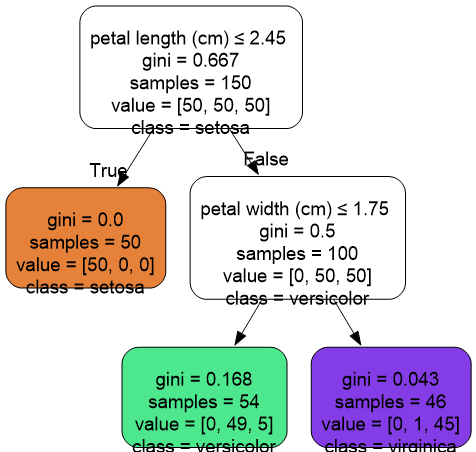
#> input picture 11-ml/ML3/Kit apprenants/iris_tree.png, 476 x 452 px
$ jupyter execute --allow-errors 'ML3.1 - Algorithms Kit Eleve.ipynb'
#> lines starting #> are read from the running program, lines starting #| are printed output that depends on the picture
## Packages

[cell 1]
import numpy as np
import pandas as pd
import matplotlib.pyplot as plt
from sklearn.datasets import load_iris

## Resources
General:
- Hands on Machine Learning with scikit-learn and tensorflow, chapter 5, 6, 7

- Machine Learnia : https://www.youtube.com/watch?v=w_bLGK4Pteo

Decision Trees:
- https://scikit-learn.org/stable/modules/tree.html
- https://www.youtube.com/watch?v=ZVR2Way4nwQ
- https://www.youtube.com/watch?v=sgQAhG5Q7iY

Random Forests:
- https://scikit-learn.org/stable/modules/generated/sklearn.ensemble.RandomForestClassifier.html
- https://towardsdatascience.com/random-forest-in-python-24d0893d51c0
- https://www.youtube.com/watch?v=v6VJ2RO66Ag

SVM:
- https://scikit-learn.org/stable/modules/svm.html
- https://dev.to/adityarohilla94/a-brief-introduction-to-support-vector-machine-4ne8
- https://www.youtube.com/watch?v=_YPScrckx28
- https://www.youtube.com/watch?v=Q7vT0--5VII

Learning Curves:
- https://scikit-learn.org/stable/auto_examples/model_selection/plot_learning_curve.html#sphx-glr-auto-examples-model-selection-plot-learning-curve-py
- https://towardsdatascience.com/why-you-should-be-plotting-learning-curves-in-your-next-machine-learning-project-221bae60c53

Validation Curves
- https://scikit-learn.org/stable/modules/learning_curve.html

- Take some time to read book sections for decision tree, random forest and SVM algorithms.
- Import these algorithms from scikit-learn and find the hyperparameter options that are available when they are instantiated.

## Decision trees

Explain here how they work in your own words:

[cell 2]
# Load dataset
iris = load_iris()
X = iris.data[:, 2:] # petal length and width
y = iris.target

[cell 3]
# Train a decision tree with max_depth=2
from sklearn.tree import DecisionTreeClassifier
clf = DecisionTreeClassifier(criterion='gini', max_depth=2, random_state=42)
clf.fit(X, y)

### Visualization: export_graphviz

[cell 4]
import os
import graphviz
from sklearn.tree import export_graphviz

# Indique à Python le chemin de l'installation Windows standard
os.environ["PATH"] += os.pathsep + r"C:\Program Files\Graphviz\bin"

dot_data = export_graphviz(
    clf,
    out_file=None,
    feature_names=iris.feature_names[2:],
    class_names=iris.target_names,
    filled=True,
    rounded=True,
    special_characters=True,
)
#> (the rest of this cell did not finish here and is left out)

[cell 5]
# open image with PIL
from PIL import Image
image = Image.open("iris_tree.png")
#> image is the input picture: PIL image 476x452 RGBA; mean R, G, B, A 216.4, 215.7, 215.9, 254.5
image.show()

[cell 6]
# open image with matplotlib
import matplotlib.pyplot as plt
import matplotlib.image as mpimg

img=mpimg.imread('iris_tree.png')
imgplot = plt.imshow(img)

### Visualization: plot_tree

[cell 7]
# visualize using the 'plot_tree' method (from the sklearn.tree module)
from sklearn.tree import plot_tree
plot = plot_tree(clf, feature_names = iris.feature_names[:2], class_names = iris.target_names)

Compute the predictions of a decision tree classifier on a test set and calculate all the classification metrics you know:

[cell 8]
# split in train and test set
from sklearn.model_selection import train_test_split
from sklearn.metrics import (accuracy_score, confusion_matrix, precision_score,
                             recall_score, f1_score)

def split(X, y, test_size=0.2):
    return train_test_split(X, y, test_size=test_size, stratify=y, random_state=42)

def report(y_true, y_pred):
    # all the classification metrics in one call
    print("Accuracy :", round(accuracy_score(y_true, y_pred), 3))
    print("Precision:", round(precision_score(y_true, y_pred, average='macro'), 3))
    print("Recall   :", round(recall_score(y_true, y_pred, average='macro'), 3))
    print("F1-score :", round(f1_score(y_true, y_pred, average='macro'), 3))
    print("Confusion matrix:\n", confusion_matrix(y_true, y_pred))

X_train, X_test, y_train, y_test = split(X, y)

[cell 9]
# fit classifier with max_depth=2
tree_clf = DecisionTreeClassifier(criterion='gini', max_depth=2, random_state=42)
tree_clf.fit(X_train, y_train)

[cell 10]
# make predictions on the test set
y_pred_tree = tree_clf.predict(X_test)

[cell 11]
# Print Accuracy
# Print Confusion matrix
# Print Precision
# Print Recall
# Print F1-score
report(y_test, y_pred_tree)

## Random forests

Explain here how they work in your own words:

[cell 12]
# fit a Random Forest classifier

from sklearn.ensemble import RandomForestClassifier
rf_clf = RandomForestClassifier(n_estimators=200, max_depth=None, random_state=42)
rf_clf.fit(X_train, y_train)

[cell 13]
# make predictions on the test set
y_pred_rf = rf_clf.predict(X_test)

[cell 14]
# Print Accuracy
# Print Confusion matrix
# Print Precision
# Print Recall
# Print F1-score
report(y_test, y_pred_rf)

## SVM

Explain here how they work in your own words:

[cell 15]
# Book example SVM: iris dataset
X_svm = iris.data[:, 2:]
y_svm = (iris.target == 2).astype(int)
X_train_s, X_test_s, y_train_s, y_test_s = split(X_svm, y_svm)

[cell 16]
# fit a linear SVM classifier
from sklearn.pipeline import make_pipeline
from sklearn.preprocessing import StandardScaler
from sklearn.svm import LinearSVC
svm_clf = make_pipeline(StandardScaler(), LinearSVC(C=1, random_state=42, max_iter=10000))
svm_clf.fit(X_train_s, y_train_s)

[cell 17]
# make predictions on the test set
y_pred_svm = svm_clf.predict(X_test_s)

[cell 18]
# Print Accuracy
# Print Confusion matrix
# Print Precision
# Print Recall
# Print F1-score
report(y_test_s, y_pred_svm)

## Learning curves

### Book example

[cell 19]
# Book Dataset p. 130 (noisy quadratic data)
np.random.seed(42)
m = 100
X_book = 6 * np.random.rand(m, 1) - 3
y_book = (0.5 * X_book ** 2 + X_book + 2 + np.random.randn(m, 1)).ravel()

[cell 20]
# Implement the book’s code on learning curves on the data he has used.
from sklearn.linear_model import LinearRegression
from sklearn.metrics import mean_squared_error

def plot_learning_curves(model, X, y):
    X_train, X_val, y_train, y_val = train_test_split(X, y, test_size=0.2, random_state=10)
    train_errors, val_errors = [], []
    for m in range(1, len(X_train)):
        model.fit(X_train[:m], y_train[:m])
        train_errors.append(mean_squared_error(y_train[:m], model.predict(X_train[:m])))
        val_errors.append(mean_squared_error(y_val, model.predict(X_val)))
    plt.plot(np.sqrt(train_errors), "r-+", linewidth=2, label="train")
    plt.plot(np.sqrt(val_errors), "b-", linewidth=3, label="val")
    plt.xlabel("Training set size"); plt.ylabel("RMSE"); plt.legend()

plot_learning_curves(LinearRegression(), X_book, y_book)
plt.title("Linear regression on quadratic data: underfitting")
plt.show()
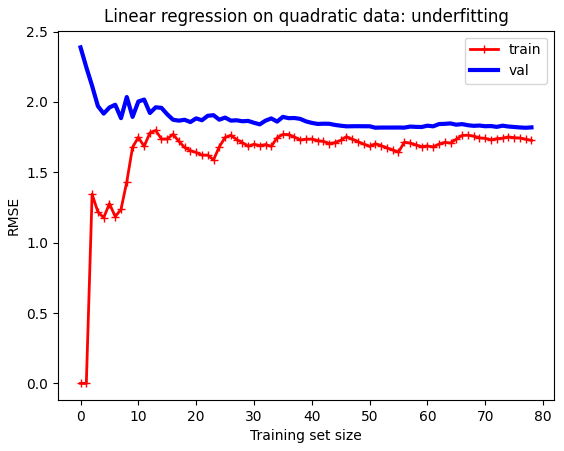
#> figure drawn by matplotlib, 1 panel; curve peaks at x = 13, y = 1.8; curve peaks at x = 0, y = 2.39

Change the method so that instead of having an incremental training set size going from 1 to the size of X_train, you have a fixed set of training sizes.
For example:

training_set_sizes = np.linspace(2, len(X_train), len(X_train), dtype='int')

or

training_set_sizes = [1, 10, 20, 30, 40, 50, 60, 70, 80]

[cell 21]
# Method that plots learning curves for a given estimator and training_set_sizes
def your_method_name_for_plotting_learning_curves(model, X_train, X_val, y_train, y_val,
                                                  training_set_sizes):
    train_errors, val_errors = [], []
    for m in training_set_sizes:
        model.fit(X_train[:m], y_train[:m])
        train_errors.append(mean_squared_error(y_train[:m], model.predict(X_train[:m])))
        val_errors.append(mean_squared_error(y_val, model.predict(X_val)))
    plt.plot(training_set_sizes, np.sqrt(train_errors), "r-+", linewidth=2, label="train")
    plt.plot(training_set_sizes, np.sqrt(val_errors), "b-", linewidth=3, label="val")
    plt.xlabel("Training set size"); plt.ylabel("RMSE"); plt.legend()
# create your method to plot your learning curves using the sklearn method learning_curve()
X_train_b, X_val_b, y_train_b, y_val_b = train_test_split(X_book, y_book, test_size=0.2, random_state=10)
sizes = [2, 10, 20, 30, 40, 50, 60, 70, 80]
your_method_name_for_plotting_learning_curves(LinearRegression(), X_train_b, X_val_b,
                                              y_train_b, y_val_b, sizes)
plt.title("Fixed training set sizes")
plt.show()
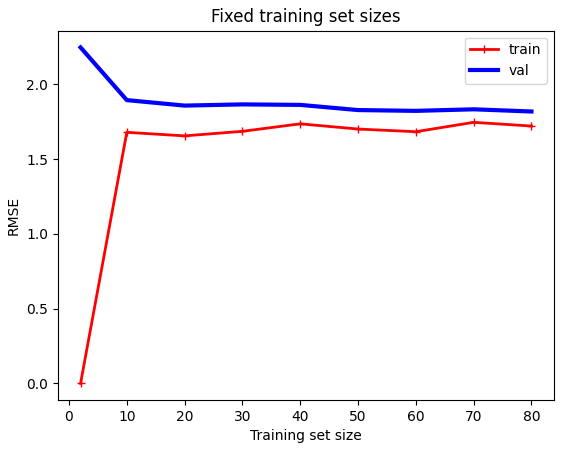
#> figure drawn by matplotlib, 1 panel

[cell 22]
X_train_b, X_val_b, y_train_b, y_val_b = train_test_split(X_book, y_book, test_size=0.2, random_state=10)
sizes = [2, 10, 20, 30, 40, 50, 60, 70, 80]
your_method_name_for_plotting_learning_curves(LinearRegression(), X_train_b, X_val_b,
                                              y_train_b, y_val_b, sizes)
plt.title("Fixed training set sizes")
plt.show()

## Learning curves for classifiers

Implement a ML problem on a dataset you have already seen in the course.

Produce a plot of a model which shows signs of underfitting, and one that shows signs of overfitting.

[cell 23]
from sklearn.model_selection import learning_curve

def plot_learning_curve(estimator, title, X, y, axes=None, ylim=None, cv=None,
                        n_jobs=None, train_sizes=np.linspace(.1, 1.0, 5)):
    if axes is None:
        _, axes = plt.subplots(1, 1, figsize=(6, 4))
    if ylim is not None:
        axes.set_ylim(*ylim)
    sizes, train_scores, val_scores = learning_curve(
        estimator, X, y, cv=cv, n_jobs=n_jobs, train_sizes=train_sizes, scoring='accuracy')
    tr_m, tr_s = train_scores.mean(axis=1), train_scores.std(axis=1)
    va_m, va_s = val_scores.mean(axis=1), val_scores.std(axis=1)
    axes.fill_between(sizes, tr_m - tr_s, tr_m + tr_s, alpha=0.15, color="r")
    axes.fill_between(sizes, va_m - va_s, va_m + va_s, alpha=0.15, color="g")
    axes.plot(sizes, tr_m, 'o-', color="r", label="Training score")
    axes.plot(sizes, va_m, 'o-', color="g", label="Cross-validation score")
    axes.set_title(title); axes.set_xlabel("Training examples"); axes.set_ylabel("Accuracy")
    axes.legend(loc="best")
    return axes

## Decision trees learning curves

[cell 24]
# import the dataset you want (noisy two-moons: swap in a course dataset if you prefer)
from sklearn.datasets import make_moons
X_m, y_m = make_moons(n_samples=1000, noise=0.35, random_state=42)

[cell 25]
# do all the pre-rpocessing that is needed
X_tr, X_te, y_tr, y_te = split(X_m, y_m)
print(X_tr.shape, X_te.shape)

[cell 26]
# Underfit model
# Train a decision tree with max_depth=2
plot_learning_curve(DecisionTreeClassifier(max_depth=2, random_state=42),
                    "Decision tree, max_depth=2 (underfit)", X_tr, y_tr, cv=5, ylim=(0.5, 1.05))
plt.show()
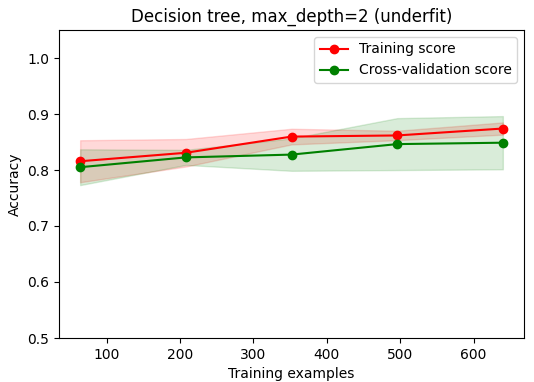
#> figure drawn by matplotlib, 1 panel

[cell 27]
# Overfit model
# Train a decision tree with max_depth=10
plot_learning_curve(DecisionTreeClassifier(max_depth=10, random_state=42),
                    "Decision tree, max_depth=10 (overfit)", X_tr, y_tr, cv=5, ylim=(0.5, 1.05))
plt.show()
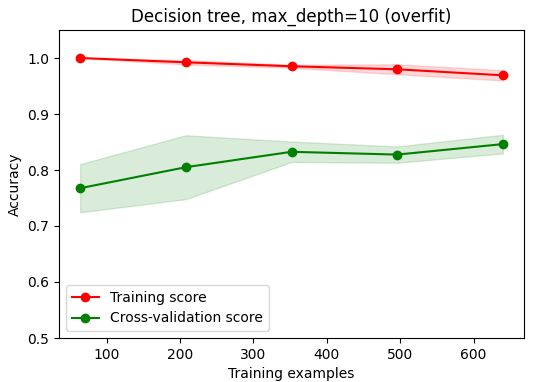
#> figure drawn by matplotlib, 1 panel

## Random forests classifier learning curves

[cell 28]
# Underfit model
plot_learning_curve(RandomForestClassifier(n_estimators=10, max_depth=1, random_state=42),
                    "Random forest, max_depth=1 (underfit)", X_tr, y_tr, cv=5, ylim=(0.5, 1.05))
plt.show()
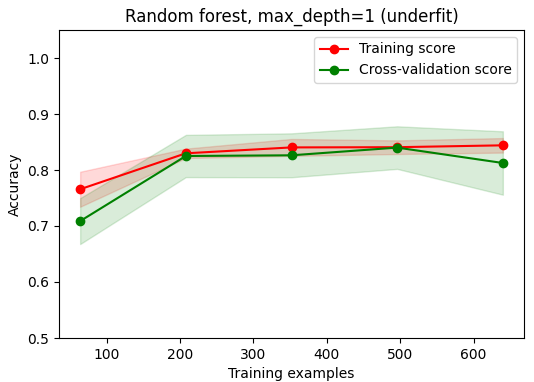
#> figure drawn by matplotlib, 1 panel

[cell 29]
# Overfit model
plot_learning_curve(RandomForestClassifier(n_estimators=200, max_depth=None, random_state=42),
                    "Random forest, unlimited depth (overfit)", X_tr, y_tr, cv=5, ylim=(0.5, 1.05))
plt.show()
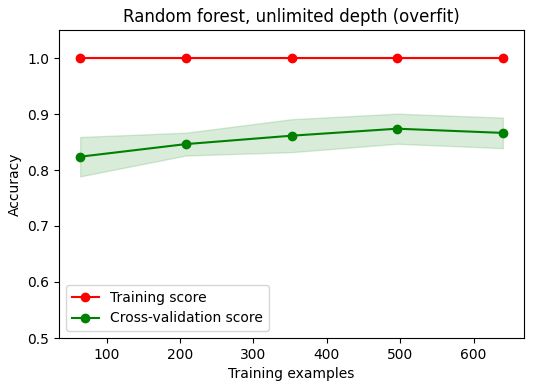
#> figure drawn by matplotlib, 1 panel

## SVM

SVM Advantages:

- SVM’s are very good when we have no prior intuition on the data.
- They work very well with even unstructured and semi-structured data like text, Images and trees.
- The kernel trick is the real strength of SVMs. With an appropriate kernel function, we can solve almost any complex problem.
- Unlike neural networks, SVM are not solved for local optima.
- They scale relatively well to high dimensional data.
- SVM models have good generalization in practice, they are less prone to over-fitting than other models.

SVM Disadvantages:

- Choosing a “good” kernel function is not easy.
- Long training time for large datasets.
- Difficult to understand and interpret the final model, variable weights and individual impact.
- The SVM hyper parameters are Cost -C and gamma. It is not that easy to fine-tune these hyper-parameters. It is hard to visualize their impact.

[cell 30]
# Underfit model?
from sklearn.svm import SVC
plot_learning_curve(make_pipeline(StandardScaler(), SVC(kernel='rbf', gamma=0.01, C=0.1)),
                    "SVM RBF, gamma=0.01, C=0.1 (underfit)", X_tr, y_tr, cv=5, ylim=(0.5, 1.05))
plt.show()
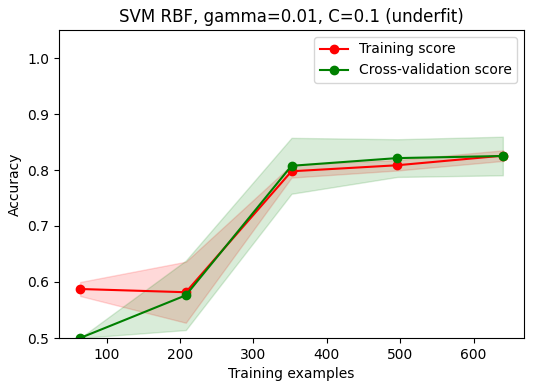
#> figure drawn by matplotlib, 1 panel

[cell 31]
# Overfit model?
plot_learning_curve(make_pipeline(StandardScaler(), SVC(kernel='rbf', gamma=100, C=100)),
                    "SVM RBF, gamma=100, C=100 (overfit)", X_tr, y_tr, cv=5, ylim=(0.5, 1.05))
plt.show()
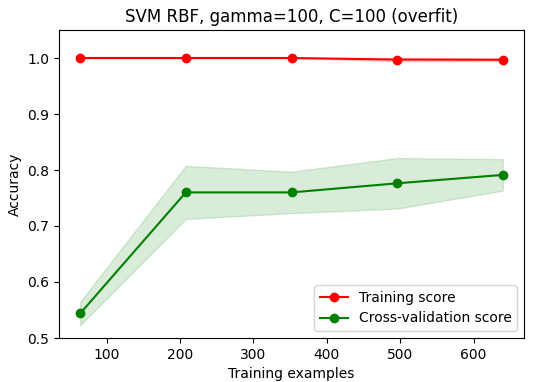
#> figure drawn by matplotlib, 1 panel

## Validation curves

Validation curves are a useful tool for improving the performance of a model by addressing issues such as overfitting or underfitting. Validation curves are related to learning curves, but instead of plotting the training and test accuracies as functions of the sample size, we vary the values of the model parameters. They are complementaru of GridSearch and make for a very nice visual tool for ypur algorithm optimization.

[cell 32]
from sklearn.model_selection import validation_curve
def plot_validation_curve(estimator, title, X, y, axes=None, ylim=None, cv=None, n_jobs=None,
                          param_range=None, paran_name=None):
    if axes is None:
        _, axes = plt.subplots(1, 1, figsize=(6, 4))
    if ylim is not None:
        axes.set_ylim(*ylim)
    train_scores, val_scores = validation_curve(
        estimator, X, y, param_name=paran_name, param_range=param_range,
        cv=cv, scoring='accuracy', n_jobs=n_jobs)
    tr_m, tr_s = train_scores.mean(axis=1), train_scores.std(axis=1)
    va_m, va_s = val_scores.mean(axis=1), val_scores.std(axis=1)
    axes.fill_between(param_range, tr_m - tr_s, tr_m + tr_s, alpha=0.15, color="r")
    axes.fill_between(param_range, va_m - va_s, va_m + va_s, alpha=0.15, color="g")
    axes.semilogx(param_range, tr_m, 'o-', color="r", label="Training score")
    axes.semilogx(param_range, va_m, 'o-', color="g", label="Cross-validation score")
    axes.set_title(title); axes.set_xlabel(paran_name); axes.set_ylabel("Accuracy")
    axes.legend(loc="best")
    return axes

Plot the validation curves for a chosen algorithm and vary 1 or 2 parameters of your choice.

[cell 33]
svm_pipe = make_pipeline(StandardScaler(), SVC(kernel='rbf'))
plot_validation_curve(svm_pipe, "Validation curve: gamma", X_tr, y_tr, cv=5,
                      param_range=np.logspace(-3, 3, 7), paran_name="svc__gamma", ylim=(0.5, 1.05))
plot_validation_curve(svm_pipe, "Validation curve: C", X_tr, y_tr, cv=5,
                      param_range=np.logspace(-3, 3, 7), paran_name="svc__C", ylim=(0.5, 1.05))
plt.show()
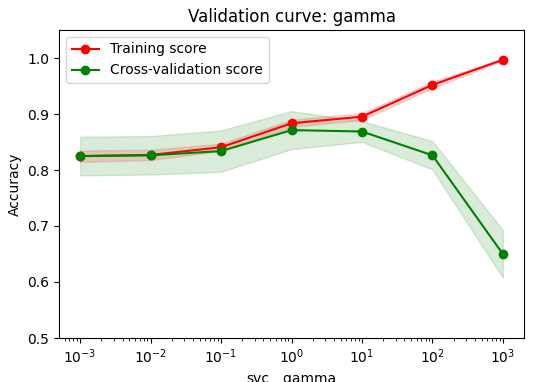
#> figure drawn by matplotlib, 1 panel
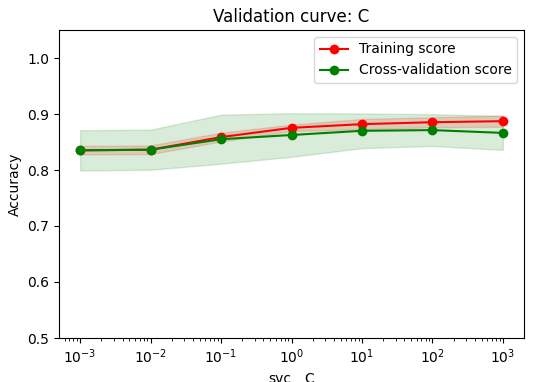
#> figure drawn by matplotlib, 1 panel
